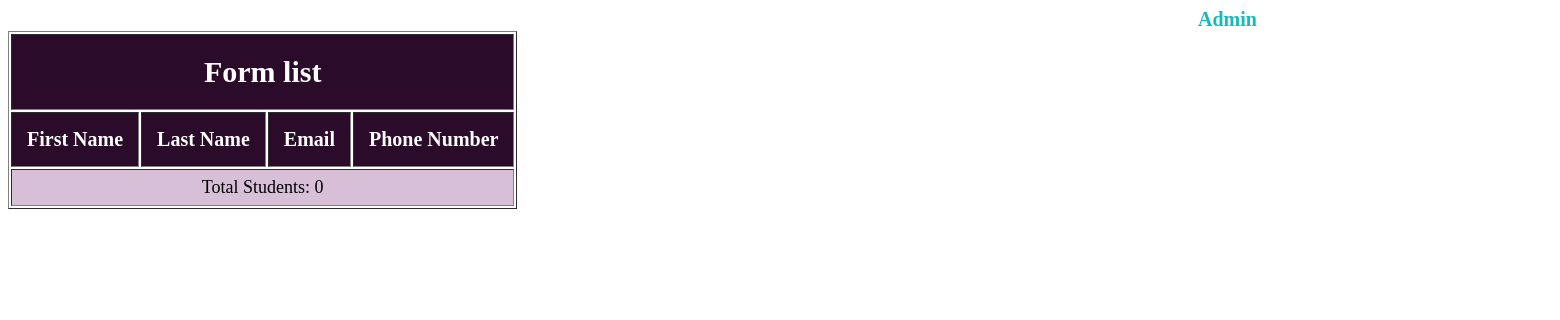
The app's page /, older data.
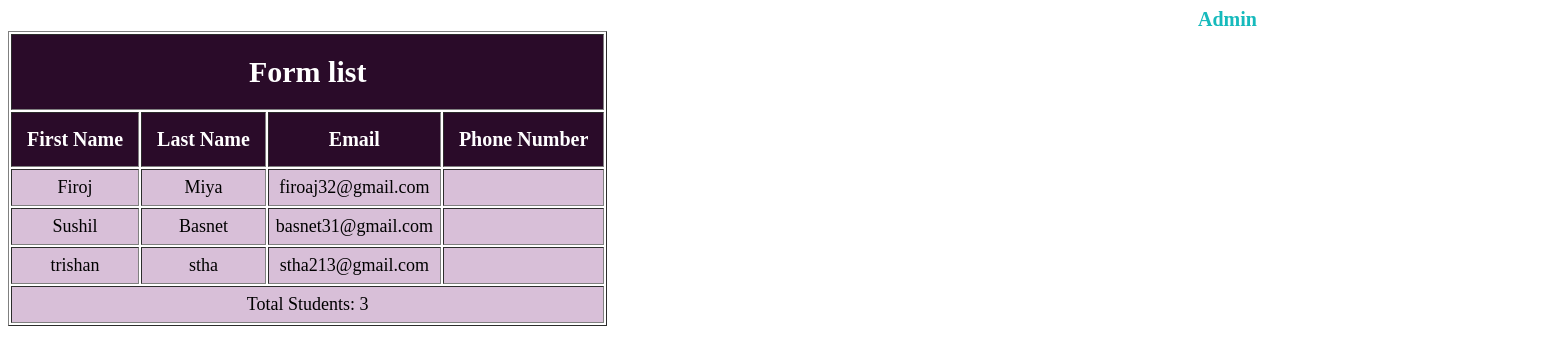
The same page, newer data.
### form/models.py (models this page shows, shortened)
class Student(models.Model):
    first_name = models.CharField(max_length=20)
    last_name = models.CharField(max_length=20)
    email = models.EmailField()
    phone = models.CharField(max_length=15)

### form/views.py (the view)
# urls.py: path('', views.home, name='home')
def home(request):
    students = Student.objects.all()
    return render(request, 'form/home.html', {'students': students})

### form/templates/form/home.html (shortened to what this page needs)
{% load static %}
<!DOCTYPE html>
<html lang="en">
<head>
    <link rel="stylesheet" href="{% static 'form/style.css' %}">
</head>
<body>
    <a href="/admin" class="admin">Admin</a>
    <table border="1">
        <tr>
            <th id="form_list" colspan="4">Form list</th>
        </tr>
        <tr>
            <th>First Name</th>
            <th>Last Name</th>
            <th>Email</th>
            <th>Phone Number</th>
        </tr>
        {% for student in students %}
        <tr>
            <td>{{ student.first_name }}</td>
            <td>{{ student.last_name }}</td>
            <td>{{ student.email }}</td>
            <td>{{ student.phone_number }}</td>
        </tr>
        {% endfor %}
        <tr>
            <td colspan="4">Total Students: {{ students|length }}</td>
        </tr>
    </table>
</body>
</html>

### form/static/form/style.css (style rules this page uses)
td { padding: 7px; text-align: center; background-color: thistle; font-size: 18px; }
th { padding: 15px; text-align: center; background-color: rgb(42, 11, 41); font-weight: bold; font-size: 20px; color: white; }
#form_list { list-style-type: none; padding: 20px; font-size: 30px; }
.admin { color: rgb(22, 186, 188); text-decoration: none; font-size: 20px; padding: 20px; margin: 50vh 75vw; margin-top: 20px; border-radius: 5px; font-weight: bold; }

Row changes from the older to the newer data that the page shows:
added Student: first_name "Firoj", last_name "Miya", email "firoaj32@gmail.com"
added Student: first_name "Sushil", last_name "Basnet", email "basnet31@gmail.com"
added Student: first_name "trishan", last_name "stha", email "stha213@gmail.com"
Text that changed along with them:
{{ students|length }}: "0" → "3"
